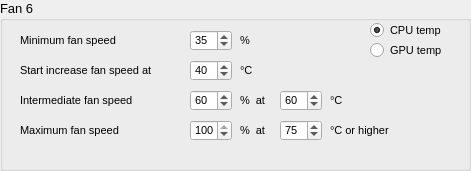
     <widget class="QGroupBox" name="groupBoxConfigFan6">
      <property name="geometry">
       <rect>
        <x>510</x>
        <y>400</y>
        <width>471</width>
        <height>171</height>
       </rect>
      </property>
      <property name="font">
       <font>
        <pointsize>10</pointsize>
        <bold>false</bold>
       </font>
      </property>
      <property name="title">
       <string>Fan 6</string>
      </property>
      <property name="flat">
       <bool>false</bool>
      </property>
      <property name="checkable">
       <bool>false</bool>
      </property>
      <widget class="QLabel" name="label_67">
       <property name="geometry">
        <rect>
         <x>20</x>
         <y>30</y>
         <width>151</width>
         <height>21</height>
        </rect>
       </property>
       <property name="font">
        <font>
         <pointsize>8</pointsize>
        </font>
       </property>
       <property name="text">
        <string>Minimum fan speed</string>
       </property>
      </widget>
      <widget class="QSpinBox" name="spinBoxMinSpeedFan6">
       <property name="geometry">
        <rect>
         <x>190</x>
         <y>30</y>
         <width>42</width>
         <height>21</height>
        </rect>
       </property>
       <property name="font">
        <font>
         <pointsize>8</pointsize>
        </font>
       </property>
       <property name="maximum">
        <number>100</number>
       </property>
       <property name="singleStep">
        <number>1</number>
       </property>
       <property name="value">
        <number>35</number>
       </property>
      </widget>
      <widget class="QLabel" name="label_68">
       <property name="geometry">
        <rect>
         <x>20</x>
         <y>60</y>
         <width>241</width>
         <height>21</height>
        </rect>
       </property>
       <property name="font">
        <font>
         <pointsize>8</pointsize>
        </font>
       </property>
       <property name="text">
        <string>Start increase fan speed at </string>
       </property>
      </widget>
      <widget class="QSpinBox" name="spinBoxStartIncreaseSpeedFan6">
       <property name="geometry">
        <rect>
         <x>190</x>
         <y>60</y>
         <width>42</width>
         <height>21</height>
        </rect>
       </property>
       <property name="font">
        <font>
         <pointsize>8</pointsize>
        </font>
       </property>
       <property name="maximum">
        <number>100</number>
       </property>
       <property name="singleStep">
        <number>1</number>
       </property>
       <property name="value">
        <number>40</number>
       </property>
      </widget>
      <widget class="QLabel" name="label_69">
       <property name="geometry">
        <rect>
         <x>240</x>
         <y>90</y>
         <width>101</width>
         <height>21</height>
        </rect>
       </property>
       <property name="font">
        <font>
         <pointsize>8</pointsize>
        </font>
       </property>
       <property name="text">
        <string>%  at</string>
       </property>
      </widget>
      <widget class="QSpinBox" name="spinBoxIntermediateTempFan6">
       <property name="geometry">
        <rect>
         <x>280</x>
         <y>90</y>
         <width>42</width>
         <height>21</height>
        </rect>
       </property>
       <property name="font">
        <font>
         <pointsize>8</pointsize>
        </font>
       </property>
       <property name="maximum">
        <number>100</number>
       </property>
       <property name="singleStep">
        <number>1</number>
       </property>
       <property name="value">
        <number>60</number>
       </property>
      </widget>
      <widget class="QSpinBox" name="spinBoxIntermediateSpeedFan6">
       <property name="geometry">
        <rect>
         <x>190</x>
         <y>90</y>
         <width>42</width>
         <height>21</height>
        </rect>
       </property>
       <property name="font">
        <font>
         <pointsize>8</pointsize>
        </font>
       </property>
       <property name="maximum">
        <number>100</number>
       </property>
       <property name="singleStep">
        <number>1</number>
       </property>
       <property name="value">
        <number>60</number>
       </property>
      </widget>
      <widget class="QLabel" name="label_70">
       <property name="geometry">
        <rect>
         <x>20</x>
         <y>90</y>
         <width>151</width>
         <height>21</height>
        </rect>
       </property>
       <property name="font">
        <font>
         <pointsize>8</pointsize>
        </font>
       </property>
       <property name="text">
        <string>Intermediate fan speed </string>
       </property>
      </widget>
      <widget class="QLabel" name="label_71">
       <property name="geometry">
        <rect>
         <x>330</x>
         <y>90</y>
         <width>111</width>
         <height>21</height>
        </rect>
       </property>
       <property name="font">
        <font>
         <pointsize>8</pointsize>
        </font>
       </property>
       <property name="text">
        <string>°C</string>
       </property>
      </widget>
      <widget class="QLabel" name="label_72">
       <property name="geometry">
        <rect>
         <x>240</x>
         <y>60</y>
         <width>111</width>
         <height>21</height>
        </rect>
       </property>
       <property name="font">
        <font>
         <pointsize>8</pointsize>
        </font>
       </property>
       <property name="text">
        <string>°C</string>
       </property>
      </widget>
      <widget class="QLabel" name="label_73">
       <property name="geometry">
        <rect>
         <x>240</x>
         <y>30</y>
         <width>111</width>
         <height>21</height>
        </rect>
       </property>
       <property name="font">
        <font>
         <pointsize>8</pointsize>
        </font>
       </property>
       <property name="text">
        <string>%</string>
       </property>
      </widget>
      <widget class="QLabel" name="label_74">
       <property name="geometry">
        <rect>
         <x>20</x>
         <y>120</y>
         <width>151</width>
         <height>21</height>
        </rect>
       </property>
       <property name="font">
        <font>
         <pointsize>8</pointsize>
        </font>
       </property>
       <property name="text">
        <string>Maximum fan speed </string>
       </property>
      </widget>
      <widget class="QSpinBox" name="spinBoxMaxSpeedFan6">
       <property name="geometry">
        <rect>
         <x>190</x>
         <y>120</y>
         <width>42</width>
         <height>21</height>
        </rect>
       </property>
       <property name="font">
        <font>
         <pointsize>8</pointsize>
        </font>
       </property>
       <property name="maximum">
        <number>100</number>
       </property>
       <property name="singleStep">
        <number>1</number>
       </property>
       <property name="value">
        <number>100</number>
       </property>
      </widget>
      <widget class="QLabel" name="label_75">
       <property name="geometry">
        <rect>
         <x>240</x>
         <y>120</y>
         <width>101</width>
         <height>21</height>
        </rect>
       </property>
       <property name="font">
        <font>
         <pointsize>8</pointsize>
        </font>
       </property>
       <property name="text">
        <string>%  at</string>
       </property>
      </widget>
      <widget class="QLabel" name="label_76">
       <property name="geometry">
        <rect>
         <x>330</x>
         <y>120</y>
         <width>111</width>
         <height>21</height>
        </rect>
       </property>
       <property name="font">
        <font>
         <pointsize>8</pointsize>
        </font>
       </property>
       <property name="text">
        <string>°C or higher</string>
       </property>
      </widget>
      <widget class="QSpinBox" name="spinBoxMaxTempFan6">
       <property name="geometry">
        <rect>
         <x>280</x>
         <y>120</y>
         <width>42</width>
         <height>21</height>
        </rect>
       </property>
       <property name="font">
        <font>
         <pointsize>8</pointsize>
        </font>
       </property>
       <property name="maximum">
        <number>100</number>
       </property>
       <property name="singleStep">
        <number>1</number>
       </property>
       <property name="value">
        <number>75</number>
       </property>
      </widget>
      <widget class="QRadioButton" name="radioButtonCPUFan6">
       <property name="geometry">
        <rect>
         <x>370</x>
         <y>20</y>
         <width>95</width>
         <height>20</height>
        </rect>
       </property>
       <property name="font">
        <font>
         <pointsize>8</pointsize>
        </font>
       </property>
       <property name="text">
        <string>CPU temp</string>
       </property>
       <property name="checked">
        <bool>true</bool>
       </property>
      </widget>
      <widget class="QRadioButton" name="radioButtonGPUFan6">
       <property name="geometry">
        <rect>
         <x>370</x>
         <y>40</y>
         <width>95</width>
         <height>20</height>
        </rect>
       </property>
       <property name="font">
        <font>
         <pointsize>8</pointsize>
        </font>
       </property>
       <property name="text">
        <string>GPU temp</string>
       </property>
      </widget>
     </widget>
